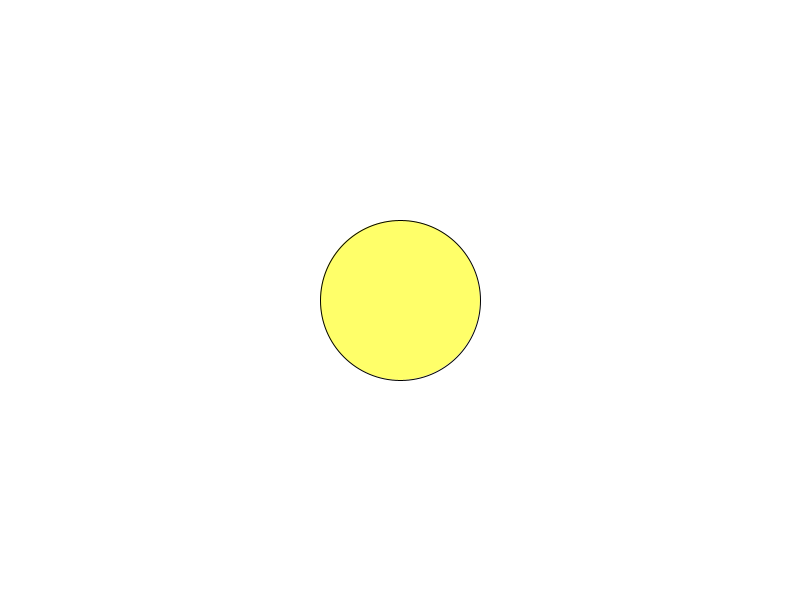
Frame 1 (no input)
Frame 60 (the mouse pressed at the canvas centre just before this capture): identical to frame 1, image omitted
Frame 120 (the mouse held since frame 60 and released just before this capture): identical to frame 1, image omitted

The Processing sketch that drew this single still picture (run headless with seeded random() and noise(); from frame 60 on, the mouse is pressed at the canvas centre):

// Processing sketch: AttractorClass
// ── AttractorClass.pde
class Attractor{
  
  float mass;
  PVector location;
  float G;
  
  Attractor(){
   
    location = new PVector(width/2, height/2);
    mass = 10;
    
  }
  
  
  void display(){
   stroke(0);
   fill(255,255,0,150);
   ellipse(location.x,location.y,mass*16,mass*16);
  }
}


class Mover{
 
  PVector location;
  PVector velocity;
  PVector acceleration;
  float topspeed;
  float mass;
  
  
  Mover(float m, float x, float y){
   
    location = new PVector(x,y);
    velocity = new PVector(0,0);
    acceleration = new PVector(0,0);
    topspeed = 5;
    mass = m;
  }
  
  void update(){
   velocity.add(acceleration);
   velocity.limit(topspeed);
   location.add(velocity); 

    acceleration.mult(0);
  }
  
  void display(){
   stroke(0);
   fill(175,150);
   ellipse(location.x,location.y,mass*16,mass*16);
  }
  
  void applyForce(PVector force){
    PVector f = PVector.div(force,mass);
    acceleration.add(f);
    
  }
  
  void checkEdges(){
   if (location.x > width){
     location.x = width;
     velocity.x *= -1;
   }
   else if(location.x < 0){
     location.x = 0;
     velocity.x *= -1;
   }
   
   if (location.y > height){
     location.y = height;
     velocity.y *= -1;
   }
   else if(location.y < 0){
     location.y = 0;
     velocity.y *= -1;
   }
  }
}




Attractor a;



void setup(){
  size(800,600);
  a = new Attractor();
  
}


void draw(){
 
  
  background(255);
  
  a.display();
 

}
